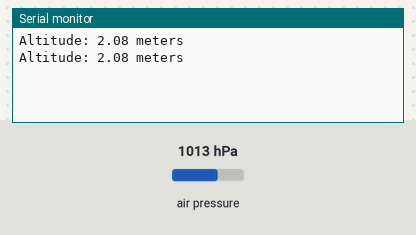
This sketch was run on a simulated Arduino Uno, built with avr-gcc and run on an emulated ATmega328P. Shown: the last lines printed to the serial monitor. The inputs (shaded band) are chosen by the test bench; at power-on: air pressure 1013 hPa.

Above: at 1.8 s.
1.9 s: air pressure set to 952 hPa
At 2.5 s:
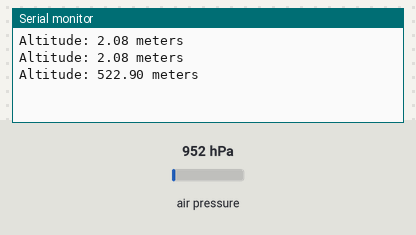
3.4 s: air pressure set to 975 hPa
At 4.8 s:
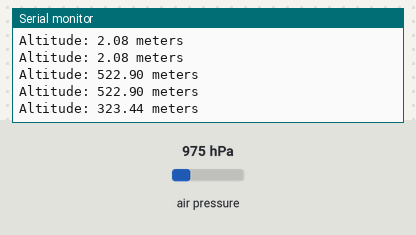
Timing chart, 0 to 6.4 s (numbered marks = the images above; inputs shaded):
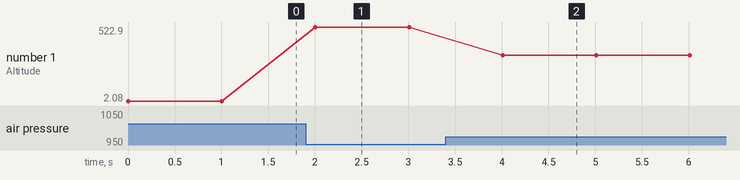

Measured:
- after the input at 1.9 s, the serial monitor: prints a new line after 0.11 s (image 1)
- after the input at 3.4 s, the serial monitor: prints a new line after 0.61 s (image 2)
- plotted number 1: 2.08 → 522.9 after the input at 1.9 s, 522.9 → 323.44 after the input at 3.4 s

The sketch:

altitudeMonitoring.ino
```cpp
#include <Wire.h>
#include <Adafruit_BMP085.h>

Adafruit_BMP085 bmp;

void setup() {
  Serial.begin(9600);
  if (!bmp.begin()) {
    Serial.println("Could not find a valid BMP085 sensor, check wiring!");
    while (1) {}
  }
}

void loop() {
  float altitude = bmp.readAltitude();
  Serial.print("Altitude: ");
  Serial.print(altitude);
  Serial.println(" meters");
  delay(1000);
}
```
